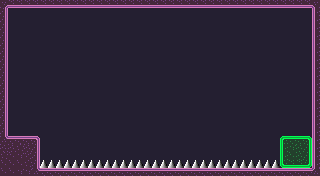

A level layout from a 2D game, rendered from its tile map. Below: a short description, then the map file with its tile-grid data intact:
An orthogonal 40x22 tile map with 8x8 px tiles, 1 tile layer (Player) and 17 objects.

<map version="1.8" tiledversion="1.8.0" orientation="orthogonal" renderorder="right-down" width="40" height="22" tilewidth="8" tileheight="8" infinite="0" backgroundcolor="#241f31" nextlayerid="3" nextobjectid="20">
 <tileset firstgid="1" source="../purple.tsx" />
 <layer id="1" name="Player" width="40" height="22">
  <properties>
   <property name="player" type="bool" value="true" />
  </properties>
  <data encoding="csv">
37,34,34,34,34,34,34,34,34,34,34,34,34,34,34,34,34,34,34,34,34,34,34,34,34,34,34,34,34,34,34,34,34,34,34,34,34,34,34,38,
19,0,0,0,0,0,0,0,0,0,0,0,0,0,0,0,0,0,0,0,0,0,0,0,0,0,0,0,0,0,0,0,0,0,0,0,0,0,0,17,
19,0,0,0,0,0,0,0,0,0,0,0,0,0,0,0,0,0,0,0,0,0,0,0,0,0,0,0,0,0,0,0,0,0,0,0,0,0,0,17,
19,0,0,0,0,0,0,0,0,0,0,0,0,0,0,0,0,0,0,0,0,0,0,0,0,0,0,0,0,0,0,0,0,0,0,0,0,0,0,17,
19,0,0,0,0,0,0,0,0,0,0,0,0,0,0,0,0,0,0,0,0,0,0,0,0,0,0,0,0,0,0,0,0,0,0,0,0,0,0,17,
19,0,0,0,0,0,0,0,0,0,0,0,0,0,0,0,0,0,0,0,0,0,0,0,0,0,0,0,0,0,0,0,0,0,0,0,0,0,0,17,
19,0,0,0,0,0,0,0,0,0,0,0,0,0,0,0,0,0,0,0,0,0,0,0,0,0,0,0,0,0,0,0,0,0,0,0,0,0,0,17,
19,0,0,0,0,0,0,0,0,0,0,0,0,0,0,0,0,0,0,0,0,0,0,0,0,0,0,0,0,0,0,0,0,0,0,0,0,0,0,17,
19,0,0,0,0,0,0,0,0,0,0,0,0,0,0,0,0,0,0,0,0,0,0,0,0,0,0,0,0,0,0,0,0,0,0,0,0,0,0,17,
19,0,0,0,0,0,0,0,0,0,0,0,0,0,0,0,0,0,0,0,0,0,0,0,0,0,0,0,0,0,0,0,0,0,0,0,0,0,0,17,
19,0,0,0,0,0,0,0,0,0,0,0,0,0,0,0,0,0,0,0,0,0,0,0,0,0,0,0,0,0,0,0,0,0,0,0,0,0,0,17,
19,0,0,0,0,0,0,0,0,0,0,0,0,0,0,0,0,0,0,0,0,0,0,0,0,0,0,0,0,0,0,0,0,0,0,0,0,0,0,17,
19,0,0,0,0,0,0,0,0,0,0,0,0,0,0,0,0,0,0,0,0,0,0,0,0,0,0,0,0,0,0,0,0,0,0,0,0,0,0,17,
19,0,0,0,0,0,0,0,0,0,0,0,0,0,0,0,0,0,0,0,0,0,0,0,0,0,0,0,0,0,0,0,0,0,0,0,0,0,0,17,
19,0,0,0,0,0,0,0,0,0,0,0,0,0,0,0,0,0,0,0,0,0,0,0,0,0,0,0,0,0,0,0,0,0,0,0,0,0,0,17,
19,0,0,0,0,0,0,0,0,0,0,0,0,0,0,0,0,0,0,0,0,0,0,0,0,0,0,0,0,0,0,0,0,0,0,0,0,0,0,17,
19,0,0,0,0,0,0,0,0,0,0,0,0,0,0,0,0,0,0,0,0,0,0,0,0,0,0,0,0,0,0,0,0,0,0,0,0,0,0,17,
53,2,2,2,3,0,0,0,0,0,0,0,0,0,0,0,0,0,0,0,0,0,0,0,0,0,0,0,0,0,0,0,0,0,0,65,66,66,67,17,
6,6,21,6,19,0,0,0,0,0,0,0,0,0,0,0,0,0,0,0,0,0,0,0,0,0,0,0,0,0,0,0,0,0,0,81,69,70,83,17,
21,22,5,18,19,0,0,0,0,0,0,0,0,0,0,0,0,0,0,0,0,0,0,0,0,0,0,0,0,0,0,0,0,0,0,81,86,70,83,17,
22,22,22,21,19,131,131,131,131,131,131,131,131,131,131,131,131,131,131,131,131,131,131,131,131,131,131,131,131,131,131,131,131,131,131,97,98,98,99,17,
22,22,5,5,53,2,2,2,2,2,2,2,2,2,2,2,2,2,2,2,2,2,2,2,2,2,2,2,2,2,2,2,2,2,2,2,2,2,2,54
</data>
 </layer>
 <objectgroup id="2" name="Platforms">
  <object id="1" gid="133" x="40" y="144" width="8" height="8">
   <properties>
    <property name="direction" value="E" />
    <property name="distance" type="int" value="8" />
   </properties>
  </object>
  <object id="2" gid="133" x="248" y="144" width="8" height="8">
   <properties>
    <property name="direction" value="W" />
    <property name="distance" type="int" value="8" />
   </properties>
  </object>
  <object id="3" gid="134" x="272" y="144" width="8" height="8">
   <properties>
    <property name="direction" value="W" />
    <property name="distance" type="int" value="8" />
   </properties>
  </object>
  <object id="4" gid="134" x="64" y="144" width="8" height="8">
   <properties>
    <property name="direction" value="E" />
    <property name="distance" type="int" value="8" />
   </properties>
  </object>
  <object id="5" gid="149" x="48" y="144" width="8" height="8">
   <properties>
    <property name="direction" value="E" />
    <property name="distance" type="int" value="8" />
   </properties>
  </object>
  <object id="6" gid="149" x="56" y="144" width="8" height="8">
   <properties>
    <property name="direction" value="E" />
    <property name="distance" type="int" value="8" />
   </properties>
  </object>
  <object id="7" gid="149" x="256" y="144" width="8" height="8">
   <properties>
    <property name="direction" value="W" />
    <property name="distance" type="int" value="8" />
   </properties>
  </object>
  <object id="8" gid="149" x="264" y="144" width="8" height="8">
   <properties>
    <property name="direction" value="W" />
    <property name="distance" type="int" value="8" />
   </properties>
  </object>
  <object id="9" gid="150" x="136" y="144" width="8" height="8">
   <properties>
    <property name="distance" type="int" value="4" />
   </properties>
  </object>
  <object id="10" gid="150" x="144" y="112" width="8" height="8">
   <properties>
    <property name="distance" type="int" value="4" />
   </properties>
  </object>
  <object id="11" gid="150" x="152" y="80" width="8" height="8">
   <properties>
    <property name="distance" type="int" value="4" />
   </properties>
  </object>
  <object id="12" gid="150" x="160" y="48" width="8" height="8">
   <properties>
    <property name="distance" type="int" value="4" />
   </properties>
  </object>
  <object id="13" gid="146" x="128" y="136" width="8" height="8">
   <properties>
    <property name="direction" value="W" />
    <property name="distance" type="int" value="11" />
   </properties>
  </object>
  <object id="14" gid="146" x="128" y="128" width="8" height="8">
   <properties>
    <property name="direction" value="W" />
    <property name="distance" type="int" value="11" />
   </properties>
  </object>
  <object id="15" gid="146" x="128" y="120" width="8" height="8">
   <properties>
    <property name="direction" value="W" />
    <property name="distance" type="int" value="11" />
   </properties>
  </object>
  <object id="16" gid="146" x="128" y="112" width="8" height="8">
   <properties>
    <property name="direction" value="W" />
    <property name="distance" type="int" value="11" />
   </properties>
  </object>
  <object id="19" gid="161" x="296" y="128" width="8" height="8" />
 </objectgroup>
</map>
